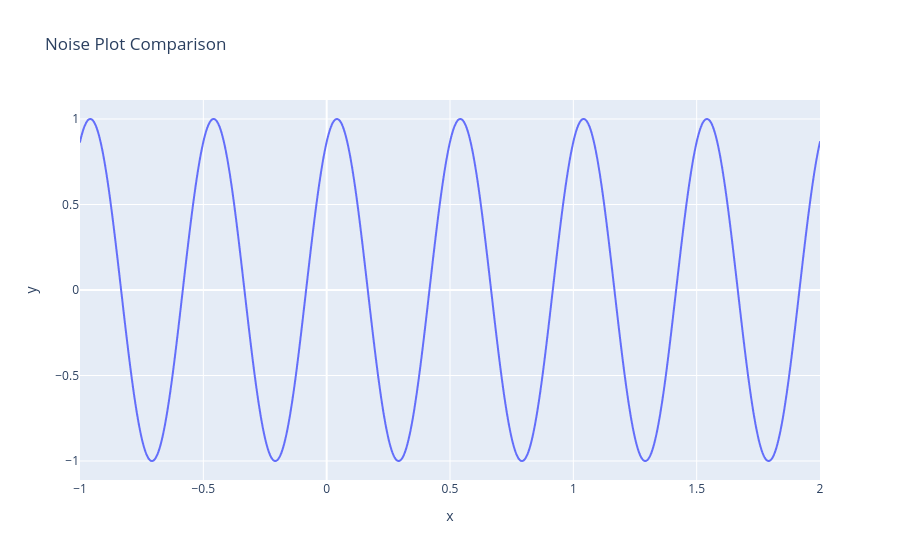

The code cell stored with this chart in its notebook:
### Code cell
fig = px.line(x=time, y=sin_wave, title="Noise Plot Comparison")
fig.show()

### Figure 1 — Plotly figure (JSON) as saved in the notebook; plotly's stock layout.template omitted (floating-point values rounded to 4 significant figures; data arrays with more than 128 entries replaced by an {"elided": "..."} marker saying what was removed)
{"data": [{"hovertemplate": "x=%{x}<br>y=%{y}<extra></extra>", "legendgroup": "", "line": {"color": "#636efa", "dash": "solid"}, "marker": {"symbol": "circle"}, "mode": "lines", "name": "", "showlegend": false, "type": "scattergl", "x": {"elided": "3001 float values"}, "xaxis": "x", "y": {"elided": "3001 float values"}, "yaxis": "y"}], "layout": {"legend": {"tracegroupgap": 0}, "title": {"text": "Noise Plot Comparison"}, "xaxis": {"anchor": "y", "domain": [0, 1], "title": {"text": "x"}}, "yaxis": {"anchor": "x", "domain": [0, 1], "title": {"text": "y"}}}}
